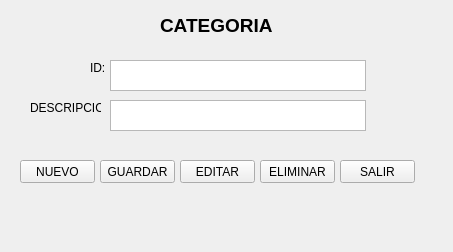
<?xml version="1.0" encoding="UTF-8"?>
<ui version="4.0">
 <class>FrmCategoria</class>
 <widget class="QWidget" name="FrmCategoria">
  <property name="geometry">
   <rect>
    <x>0</x>
    <y>0</y>
    <width>453</width>
    <height>252</height>
   </rect>
  </property>
  <property name="windowTitle">
   <string>Form</string>
  </property>
  <widget class="QLabel" name="label">
   <property name="geometry">
    <rect>
     <x>160</x>
     <y>10</y>
     <width>141</width>
     <height>31</height>
    </rect>
   </property>
   <property name="font">
    <font>
     <pointsize>14</pointsize>
     <weight>75</weight>
     <bold>true</bold>
    </font>
   </property>
   <property name="text">
    <string>CATEGORIA</string>
   </property>
  </widget>
  <widget class="QTextBrowser" name="textBrowser">
   <property name="geometry">
    <rect>
     <x>110</x>
     <y>60</y>
     <width>256</width>
     <height>31</height>
    </rect>
   </property>
  </widget>
  <widget class="QTextBrowser" name="textBrowser_2">
   <property name="geometry">
    <rect>
     <x>110</x>
     <y>100</y>
     <width>256</width>
     <height>31</height>
    </rect>
   </property>
  </widget>
  <widget class="QPushButton" name="pushButton">
   <property name="geometry">
    <rect>
     <x>20</x>
     <y>160</y>
     <width>75</width>
     <height>23</height>
    </rect>
   </property>
   <property name="text">
    <string>NUEVO</string>
   </property>
  </widget>
  <widget class="QPushButton" name="pushButton_2">
   <property name="geometry">
    <rect>
     <x>100</x>
     <y>160</y>
     <width>75</width>
     <height>23</height>
    </rect>
   </property>
   <property name="text">
    <string>GUARDAR</string>
   </property>
  </widget>
  <widget class="QPushButton" name="pushButton_3">
   <property name="geometry">
    <rect>
     <x>180</x>
     <y>160</y>
     <width>75</width>
     <height>23</height>
    </rect>
   </property>
   <property name="text">
    <string>EDITAR</string>
   </property>
  </widget>
  <widget class="QPushButton" name="pushButton_4">
   <property name="geometry">
    <rect>
     <x>260</x>
     <y>160</y>
     <width>75</width>
     <height>23</height>
    </rect>
   </property>
   <property name="text">
    <string>ELIMINAR</string>
   </property>
  </widget>
  <widget class="QPushButton" name="pushButton_5">
   <property name="geometry">
    <rect>
     <x>340</x>
     <y>160</y>
     <width>75</width>
     <height>23</height>
    </rect>
   </property>
   <property name="text">
    <string>SALIR</string>
   </property>
  </widget>
  <widget class="QLabel" name="label_2">
   <property name="geometry">
    <rect>
     <x>90</x>
     <y>60</y>
     <width>21</width>
     <height>16</height>
    </rect>
   </property>
   <property name="text">
    <string>ID:</string>
   </property>
  </widget>
  <widget class="QLabel" name="label_3">
   <property name="geometry">
    <rect>
     <x>30</x>
     <y>100</y>
     <width>71</width>
     <height>16</height>
    </rect>
   </property>
   <property name="text">
    <string>DESCRIPCION:</string>
   </property>
  </widget>
 </widget>
 <resources/>
 <connections/>
</ui>
